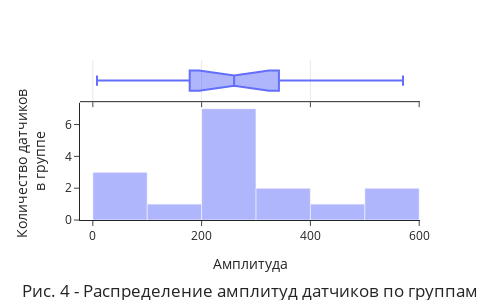

Notebook code for this chart:
### Markdown cell above
### Амплитуды сигналов датчиков

### Code cell
m.get_amplitude(10, plot_counter = 4)

### Figure 1 — Plotly figure (JSON) as saved in the notebook; plotly's stock layout.template omitted (floating-point values rounded to 4 significant figures)
{"data": [{"alignmentgroup": "True", "bingroup": "x", "hovertemplate": "variable=amplitude_10<br>value=%{x}<br>count=%{y}<extra></extra>", "legendgroup": "amplitude_10", "marker": {"color": "#636efa", "opacity": 0.5, "pattern": {"shape": ""}}, "name": "amplitude_10", "nbinsx": 7, "offsetgroup": "amplitude_10", "orientation": "v", "showlegend": true, "type": "histogram", "x": [288.3, 494.4, 291.5, 231.3, 303.8, 222.0, 206.3, 290.5, 149.9, 217.3, 570.2, 380.4, 557.6, 7.684, 47.83, 49.32], "xaxis": "x", "yaxis": "y"}, {"alignmentgroup": "True", "hovertemplate": "variable=amplitude_10<br>value=%{x}<extra></extra>", "legendgroup": "amplitude_10", "marker": {"color": "#636efa"}, "name": "amplitude_10", "notched": true, "offsetgroup": "amplitude_10", "showlegend": false, "type": "box", "x": [288.3, 494.4, 291.5, 231.3, 303.8, 222.0, 206.3, 290.5, 149.9, 217.3, 570.2, 380.4, 557.6, 7.684, 47.83, 49.32], "xaxis": "x2", "yaxis": "y2"}], "layout": {"barmode": "relative", "height": 300, "legend": {"title": {"text": "variable"}, "tracegroupgap": 0}, "margin": {"t": 60}, "showlegend": false, "title": {"text": "Рис. 4 - Распределение амплитуд датчиков по группам", "x": 0.5, "y": 0.01}, "width": 500, "xaxis": {"anchor": "y", "domain": [0, 1], "title": {"text": "Амплитуда"}}, "xaxis2": {"anchor": "y2", "domain": [0, 1], "matches": "x", "showgrid": true, "showticklabels": false}, "yaxis": {"anchor": "x", "domain": [0, 0.7326], "title": {"text": "Количество датчиков <br>в группе"}}, "yaxis2": {"anchor": "x2", "domain": [0.7426, 1], "matches": "y2", "showgrid": false, "showline": false, "showticklabels": false, "ticks": ""}}}
